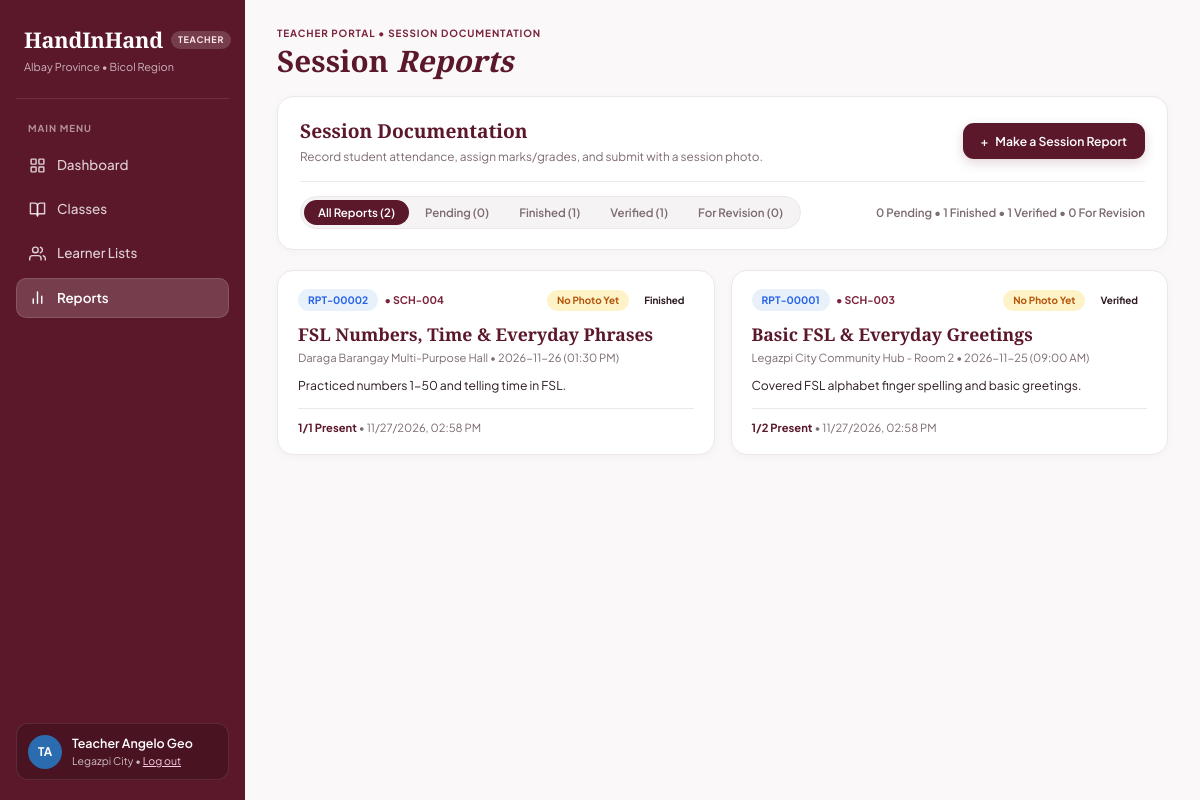
The page /teacher_reports.php on the database its author committed.
### tables this page shows
CREATE TABLE `teachers` (
  `teacher_id` int(11) NOT NULL,
  `account_id` int(11) NOT NULL,
  `barangay_id` int(11) NOT NULL,
  `first_name` varchar(100) NOT NULL,
  `middle_name` varchar(100) DEFAULT NULL,
  `last_name` varchar(100) NOT NULL,
  `gender` enum('Male','Female','Prefer not to say') NOT NULL,
  `birthdate` date NOT NULL,
  `street_address` varchar(255) DEFAULT NULL,
  `contact_number` varchar(50) NOT NULL,
  `specialization` varchar(150) NOT NULL,
  `years_of_experience` int(11) UNSIGNED NOT NULL DEFAULT 0,
  `is_active` tinyint(1) NOT NULL DEFAULT 1
);

CREATE TABLE `post_class_report` (
  `report_id` int(11) NOT NULL,
  `schedule_id` int(11) NOT NULL,
  `submitted_by` int(11) DEFAULT NULL,
  `status` enum('Pending','Finished','Verified','For Revision') NOT NULL DEFAULT 'Pending',
  `summary_notes` text DEFAULT NULL,
  `admin_remarks` text DEFAULT NULL,
  `submission_timestamp` timestamp NOT NULL DEFAULT current_timestamp() ON UPDATE current_timestamp()
);

CREATE TABLE `class` (
  `class_id` int(11) NOT NULL,
  `created_by` int(11) NOT NULL,
  `class_title` varchar(200) NOT NULL,
  `description` text DEFAULT NULL,
  `max_capacity` int(11) NOT NULL CHECK (`max_capacity` > 0),
  `current_enrolled` int(11) NOT NULL DEFAULT 0 CHECK (`current_enrolled` >= 0 and `current_enrolled` <= `max_capacity`),
  `status` enum('Draft','Open','Ongoing','Completed','Cancelled') NOT NULL DEFAULT 'Open',
  `created_at` timestamp NOT NULL DEFAULT current_timestamp()
);

### teacher_reports.php (the view, shortened to what this page needs)
<?php
require_once __DIR__ . '/includes/db_connect.php';
$current_account_id = (int)($_SESSION['account_id'] ?? 0);
$teacher_id         = 0;
$teacher_full_name  = 'Teacher Maria';
$teacher_location   = 'Legazpi City';
if (isset($conn) && $conn instanceof mysqli) {
    try {
        if ($current_account_id > 0) {
            $stmt = $conn->prepare("SELECT teacher_id, first_name, last_name FROM teachers WHERE account_id = ? LIMIT 1");
            $stmt->bind_param('i', $current_account_id);
            $stmt->execute();
            $tch = $stmt->get_result()->fetch_assoc();
            $stmt->close();
        } else {
            $res = $conn->query("SELECT teacher_id, first_name, last_name FROM teachers ORDER BY teacher_id ASC LIMIT 1");
            $tch = $res ? $res->fetch_assoc() : null;
        }
        if (!empty($tch)) {
            $teacher_id         = (int)$tch['teacher_id'];
            $teacher_first_name = trim((string)($tch['first_name'] ?? 'Maria')) ?: 'Maria';
            $teacher_full_name  = 'Teacher ' . $teacher_first_name;
        }
    } catch (Throwable $e) {
    }
}
$name_parts = preg_split('/\s+/', trim($teacher_full_name));
$initials   = strtoupper(
    substr($name_parts[0] ?? 'T', 0, 1) .
    substr($name_parts[1] ?? 'M', 0, 1)
);
$reports_list      = [];
if (isset($conn) && $conn instanceof mysqli) {
    try {
        $q_rep = "
            SELECT
                r.*,
                r.submission_timestamp AS submitted_at,
                s.schedule_id,
                s.session_date,
                s.start_time,
                c.class_id,
                c.class_title AS class_name,
                s.venue AS location,
                (SELECT p.photo_file_path FROM report_photos p
                  WHERE p.report_id = r.report_id
                  ORDER BY p.photo_id ASC LIMIT 1) AS photo_proof
            FROM post_class_report r
            JOIN class_schedule s ON s.schedule_id = r.schedule_id
            JOIN class c ON c.class_id = s.class_id
            JOIN class_teacher ct ON ct.class_id = c.class_id
            WHERE ct.teacher_id = " . (int)$teacher_id . "
            ORDER BY r.report_id DESC
        ";
        if ($res = $conn->query($q_rep)) {
            while ($rp = $res->fetch_assoc()) {
                $rid        = (int)$rp['report_id'];
                $sid        = (int)($rp['schedule_id'] ?? 0);
                $status_map    = ['pending' => 'Pending', 'finished' => 'Finished', 'verified' => 'Verified', 'for revision' => 'For Revision'];
                $raw_status    = strtolower(trim((string)($rp['status'] ?? 'pending')));
                $status_label  = $status_map[$raw_status] ?? 'Pending';
                $admin_remarks = trim((string)($rp['admin_remarks'] ?? ''));
                $photo_path = trim((string)($rp['photo_proof'] ?? ($rp['session_photo'] ?? '')));
                $has_photo  = ($photo_path !== '');
                $dt = (string)($rp['session_date'] ?? date('Y-m-d'));
                $tm = !empty($rp['start_time']) ? date('h:i A', strtotime((string)$rp['start_time'])) : '09:00 AM';
                $loc = $rp['location'] ?? 'Legazpi City (Brgy. Rawis)';
                $present_cnt = (int)($rp['present_count'] ?? 0);
                $total_cnt   = (int)($rp['total_students'] ?? 0);
                try {
                    if ($ratt = $conn->query("SELECT COUNT(*) AS tot, SUM(CASE WHEN LOWER(status)='present' THEN 1 ELSE 0 END) AS pres FROM session_attendance WHERE report_id = {$rid}")) {
                        $ar = $ratt->fetch_assoc();
                        if ((int)($ar['tot'] ?? 0) > 0) {
                            $total_cnt   = (int)$ar['tot'];
                            $present_cnt = (int)$ar['pres'];
                        }
                    }
                } catch (Throwable $ignore) {}
                $created_fmt = !empty($rp['submitted_at'])
                    ? date('m/d/Y, h:i A', strtotime((string)$rp['submitted_at']))
                    : (!empty($rp['created_at']) ? date('m/d/Y, h:i A', strtotime((string)$rp['created_at'])) : date('m/d/Y, h:i A'));
                $reports_list[] = [
                    'raw_id'      => $rid,
                    'report_code' => sprintf('RPT-%05d', $rid),
                    'sched_code'  => $sid > 0 ? sprintf('SCH-%03d', $sid) : 'SCH-001',
                    'title'       => $rp['class_name'] ?? 'FSL Session Report',
                    'meta_line'   => "{$loc} • {$dt} ({$tm})",
                    'notes'       => $rp['summary_notes'] ?? ($rp['notes'] ?? 'Session summary pending completion.'),
                    'has_photo'   => $has_photo,
                    'photo_path'  => $photo_path,
                    'status'      => $status_label,
                    'status_slug' => strtolower(str_replace(' ', '-', $status_label)),
                    'schedule_id' => $sid,
                    'class_id'    => (int)($rp['class_id'] ?? 0),
                    'admin_remarks' => $admin_remarks,
                    'attendance'  => "{$present_cnt}/{$total_cnt} Present",
                    'timestamp'   => $created_fmt,
                ];
            }
        }
    } catch (Throwable $e) {
        $reports_list = [];
    }
}
$cnt_all = count($reports_list);
$cnt_by_status = ['Pending' => 0, 'Finished' => 0, 'Verified' => 0, 'For Revision' => 0];
foreach ($reports_list as $r) {
    $cnt_by_status[$r['status']]++;
}
?>
<!DOCTYPE html>
<html lang="en">
<head>
    <link rel="stylesheet" href="assets/css/teacher.css?v=8">
</head>
<body>
<div class="teacher-layout">
    <aside class="sidebar" id="teacherSidebar">
        <div class="sidebar-top">
            <div class="brand-header">
                <div class="brand-row">
                    <a href="teacher_dashboard.php" class="brand-title">HandInHand</a>
                    <span class="role-pill">TEACHER</span>
                </div>
                <span class="brand-region">Albay Province &bull; Bicol Region</span>
            </div>
            <div class="menu-section">
                <span class="menu-label">MAIN MENU</span>
                <nav class="sidebar-nav" aria-label="Teacher Navigation">
                    <a href="teacher_dashboard.php" class="nav-item">
                        <span>Dashboard</span>
                    </a>
                    <a href="teacher_classes.php" class="nav-item">
                        <svg width="17" height="17" viewBox="0 0 24 24" fill="none" stroke="currentColor" stroke-width="2" stroke-linecap="round" stroke-linejoin="round">
                            <path d="M2 3h6a4 4 0 0 1 4 4v14a3 3 0 0 0-3-3H2z"></path>
                            <path d="M22 3h-6a4 4 0 0 0-4 4v14a3 3 0 0 1 3-3h7z"></path>
                        </svg>
                        <span>Classes</span>
                    </a>
                    <a href="teacher_learners.php" class="nav-item">
                        <span>Learner Lists</span>
                    </a>
                    <a href="teacher_reports.php" class="nav-item active">
                        <svg width="17" height="17" viewBox="0 0 24 24" fill="none" stroke="currentColor" stroke-width="2" stroke-linecap="round" stroke-linejoin="round">
                            <line x1="18" y1="20" x2="18" y2="10"></line>
                            <line x1="12" y1="20" x2="12" y2="4"></line>
                            <line x1="6" y1="20" x2="6" y2="14"></line>
                        </svg>
                        <span>Reports</span>
                    </a>
                </nav>
            </div>
        </div>
        <div class="sidebar-footer">
            <div class="profile-card">
                <div class="profile-avatar"><?php echo htmlspecialchars($initials); ?></div>
                <div class="profile-info">
                    <strong><?php echo htmlspecialchars($teacher_full_name); ?></strong>
                    <span><?php echo htmlspecialchars($teacher_location); ?> &bull; <a href="actions/logout.php" class="logout-link">Log out</a></span>
                </div>
            </div>
        </div>
    </aside>
    <main class="main-content">
        <header class="page-header">
            <div class="header-titles">
                <span class="portal-eyebrow">TEACHER PORTAL &bull; SESSION DOCUMENTATION</span>
                <h1 class="page-title">Session <em>Reports</em></h1>
            </div>
        </header>
        <section class="rpt-control-card">
            <div class="rpt-header-top">
                <div>
                    <h2 class="rpt-card-heading">Session Documentation</h2>
                    <p class="rpt-card-sub">Record student attendance, assign marks/grades, and submit with a session photo.</p>
                </div>
                <button type="button" class="btn-make-report" id="openMakeReportModalBtn">
                    <span>+</span> Make a Session Report
                </button>
            </div>
            <div class="rpt-filter-row">
                <div class="segmented-filter-pills" role="tablist">
                    <button type="button" class="rpt-filter-pill active" data-filter="ALL">All Reports (<?php echo $cnt_all; ?>)</button>
                    <?php foreach ($cnt_by_status as $st_name => $st_cnt): ?>
                        <button type="button" class="rpt-filter-pill" data-filter="<?php echo htmlspecialchars($st_name); ?>">
                            <?php echo htmlspecialchars($st_name); ?> (<?php echo $st_cnt; ?>)
                        </button>
                    <?php endforeach; ?>
                </div>
                <span class="rpt-counts-text">
                    <?php echo $cnt_by_status['Pending']; ?> Pending &bull;
                    <?php echo $cnt_by_status['Finished']; ?> Finished &bull;
                    <?php echo $cnt_by_status['Verified']; ?> Verified &bull;
                    <?php echo $cnt_by_status['For Revision']; ?> For Revision
                </span>
            </div>
        </section>
        <section class="rpt-cards-grid" id="reportsCardsGrid">
            <?php if (empty($reports_list)): ?>
                <div class="empty-panel-note" style="grid-column: 1 / -1;">
                    No session reports documented yet. Click <strong>+ Make a Session Report</strong> above to create your first log.
                </div>
            <?php else: ?>
                <?php foreach ($reports_list as $rpt): ?>
                    <?php
                        $modal_json   = htmlspecialchars(json_encode($rpt), ENT_QUOTES, 'UTF-8');
                    ?>
                    <article class="rpt-item-card"
                             data-status="<?php echo htmlspecialchars($rpt['status']); ?>"
                             data-modal="<?php echo $modal_json; ?>">
                        <div class="rpt-item-top">
                            <div class="rpt-code-line">
                                <span class="rpt-id-pill"><?php echo htmlspecialchars($rpt['report_code']); ?></span>
                                <span class="rpt-sch-text">&bull; <?php echo htmlspecialchars($rpt['sched_code']); ?></span>
                            </div>
                            <div class="rpt-badges-right">
                                <?php if ($rpt['has_photo']): ?>
                                    <span class="rpt-photo-pill attached">&#128247; Photo Attached</span>
                                <?php else: ?>
                                    <span class="rpt-photo-pill missing">No Photo Yet</span>
                                <?php endif; ?>
                                <span class="class-status-pill rpt-status-<?php echo htmlspecialchars($rpt['status_slug']); ?>">
                                    <?php echo htmlspecialchars($rpt['status']); ?>
                                </span>
                            </div>
                        </div>
                        <h3 class="rpt-item-title"><?php echo htmlspecialchars($rpt['title']); ?></h3>
                        <div class="rpt-item-meta"><?php echo htmlspecialchars($rpt['meta_line']); ?></div>
                        <p class="rpt-item-notes"><?php echo htmlspecialchars($rpt['notes']); ?></p>
                        <div class="rpt-item-footer">
                            <strong><?php echo htmlspecialchars($rpt['attendance']); ?></strong>
                            <span>&bull; <?php echo htmlspecialchars($rpt['timestamp']); ?></span>
                        </div>
                    </article>
                <?php endforeach; ?>
            <?php endif; ?>
        </section>
    </main>
</div>
</body>
</html>

### rows shown on the page
teachers: first_name "TA", first_name "Teacher Angelo Geo"
post_class_report: report_code "RPT-00002", sched_code "SCH-004", status "Finished", class.class_title "FSL Numbers, Time & Everyday Phrases", meta_line "Daraga Barangay Multi-Purpose Hall • 2026-11-26 (01:30 PM)", summary_notes "Practiced numbers 1-50 and telling time in FSL.", attendance "1/1 Present", timestamp "11/27/2026, 02:58 PM"
post_class_report: report_code "RPT-00001", sched_code "SCH-003", status "Verified", class.class_title "Basic FSL & Everyday Greetings", meta_line "Legazpi City Community Hub - Room 2 • 2026-11-25 (09:00 AM)", summary_notes "Covered FSL alphabet finger spelling and basic greetings.", attendance "1/2 Present", timestamp "11/27/2026, 02:58 PM"

### other values the page prints
$teacher_location "Legazpi City"
$cnt_all "2"
$st_name "Pending"
$st_cnt "0"
$st_name "Finished"
$st_cnt "1"
$st_name "Verified"
$st_name "For Revision"
$cnt_by_status['Pending'] "0"
$cnt_by_status['Finished'] "1"
$cnt_by_status['Verified'] "1"
$cnt_by_status['For Revision'] "0"
